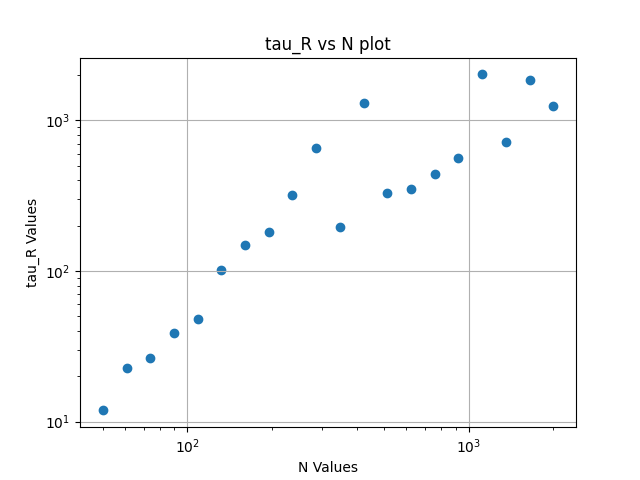

This figure's Python source:
import os
import re
import math
import matplotlib
matplotlib.use('QT5Agg')
import matplotlib.pyplot as plt


class R2:
    @staticmethod
    def calculate_autocorrelation(r_squared_values):
        N = len(r_squared_values)
        mean = sum(r_squared_values) / N

        autocorrelation = []

        denominator = sum((v - mean) ** 2 for v in r_squared_values)

        for lag in range(N):
            numerator = sum((r_squared_values[i] - mean) * (r_squared_values[i + lag] - mean) for i in range(N - lag))
            autocorrelation.append(numerator / denominator)

        return autocorrelation

    @staticmethod
    def read_r2_values_from_file(file_path):
        if not os.path.exists(file_path):
            raise FileNotFoundError(f"The file {file_path} was not found.")

        with open(file_path, 'r') as file:
            lines = file.readlines()

        r2_values = []
        for line in lines[1:]:
            try:
                value = float(line.strip())
                r2_values.append(value)
            except ValueError:
                raise ValueError("One or more lines could not be parsed into floats.")

        return r2_values

    @staticmethod
    def find_intersection_with_one_over_e(autocorrelation_values):
        one_over_e = 1 / math.e
        for i in range(len(autocorrelation_values) - 1):
            if autocorrelation_values[i] >= one_over_e and autocorrelation_values[i + 1] <= one_over_e:
                slope = (autocorrelation_values[i + 1] - autocorrelation_values[i])
                if slope == 0:
                    return i
                intersection = i + (one_over_e - autocorrelation_values[i]) / slope
                return intersection
        return None

    @staticmethod
    def process_directories(directory_path):
        x_points = []
        y_points = []

        dir_pattern = re.compile(r'run\d+_inner\d+_outer\d+_factor\d+_residue(?P<residue>\d+)', re.IGNORECASE)

        for subdirectory in os.listdir(directory_path):
            match = dir_pattern.match(subdirectory)
            if match:
                residue_value = float(match.group('residue'))
                file_path = os.path.join(directory_path, subdirectory, 'experiments/r2.dat')
                try:
                    r2_values = R2.read_r2_values_from_file(file_path)
                    autocorrelation_values = R2.calculate_autocorrelation(r2_values)
                    intersection = R2.find_intersection_with_one_over_e(autocorrelation_values)
                    if intersection is not None:
                        x_points.append(residue_value)
                        y_points.append(intersection)
                except Exception as ex:
                    print(f"An exception occurred: {ex}")

        combined_list = sorted(zip(x_points, y_points), key=lambda item: item[0])

        x_points, y_points = zip(*combined_list)

        return x_points, y_points

def button4_click():
    try:
        directory_path = "C:/git/rouse_data/mc010"

        x, y = R2.process_directories(directory_path)

        plt.figure()
        plt.scatter(x, y)
        plt.xscale('log')
        plt.yscale('log')
        plt.xlabel("N Values")
        plt.ylabel("tau_R Values")
        plt.title("tau_R vs N plot")
        plt.grid(True)
        plt.show()
    except Exception as ex:
        print(f"An exception occurred: {ex}")

# Trigger the plot function
button4_click()
